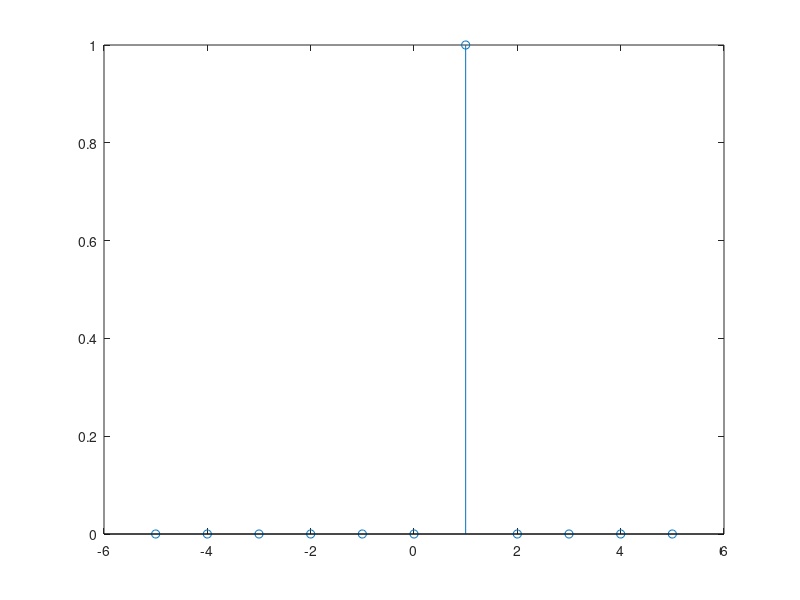

Reproduce this figure in MATLAB.
%index where you want the impulse signal to have a value 
n0 = 1;
%we also need a fixed interval for the signal 
n1= -5;
n2 = 5;
n = [n1:n2]; %forming the index n
%this will generate the impulse at the specified index
x = [(n - n0) == 0];
stem (n, x);
